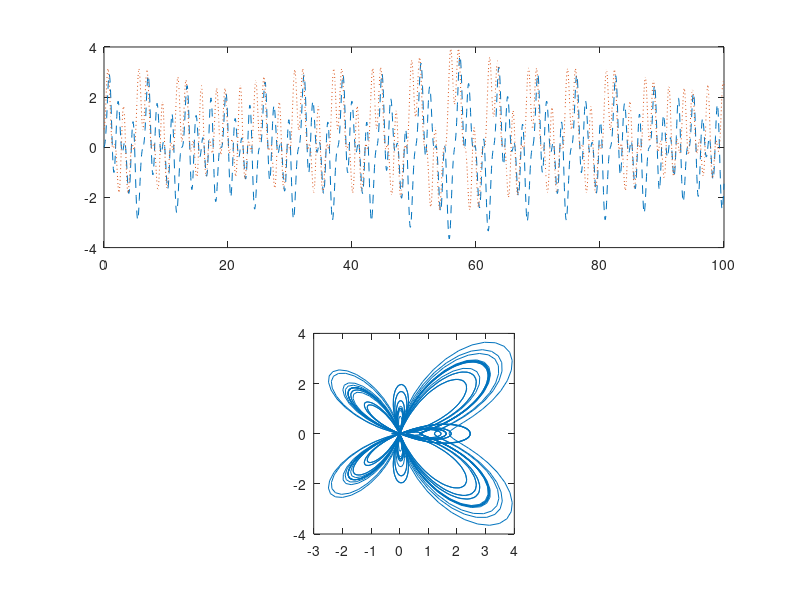

Write MATLAB code to recreate this figure.
clc,clear,close all

t = 0:1/16:100;

x = sin(t).*( exp(cos(t)) - 2*cos(4*t) - sin(t/12).^5);
y = cos(t).*(exp(cos(t)) - 2*cos(4*t) - sin(t/12).^5);
subplot(2,1,1)
plot(t,x,'--',t,y,':')
subplot(2,1,2)
plot(y,x)
axis square